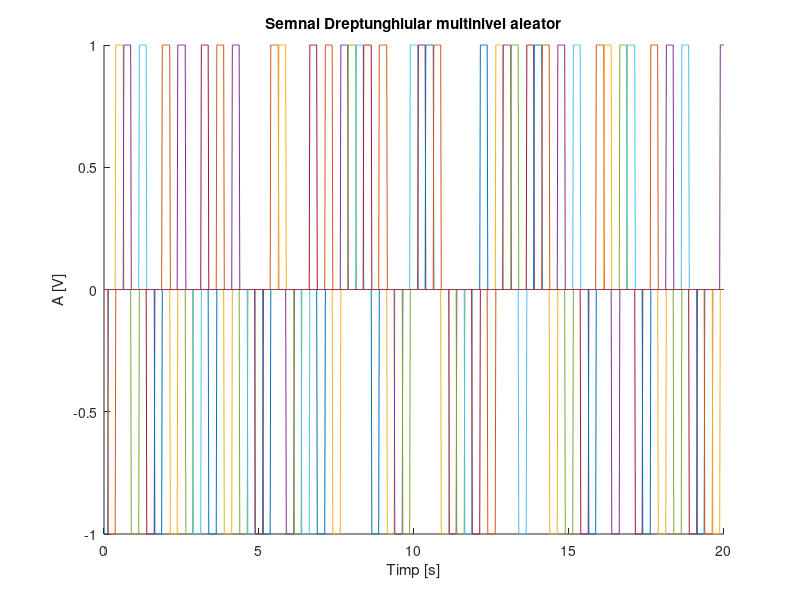
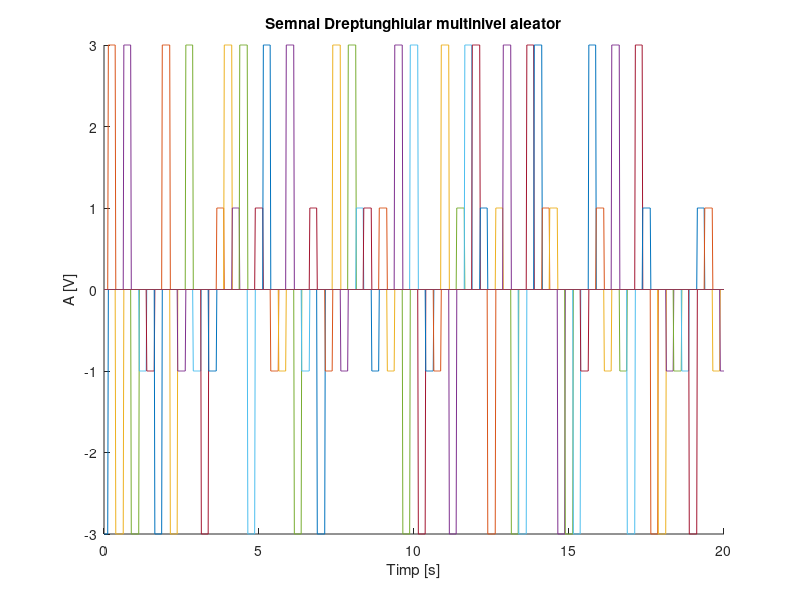
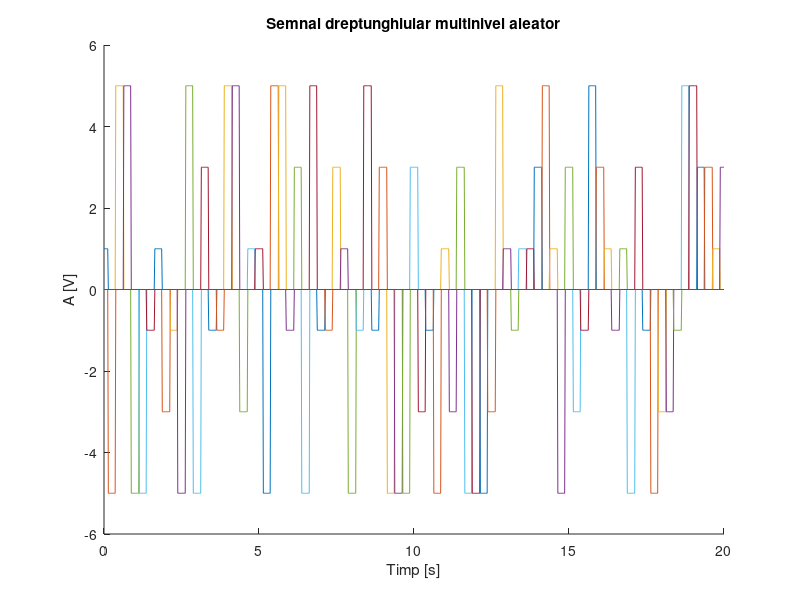
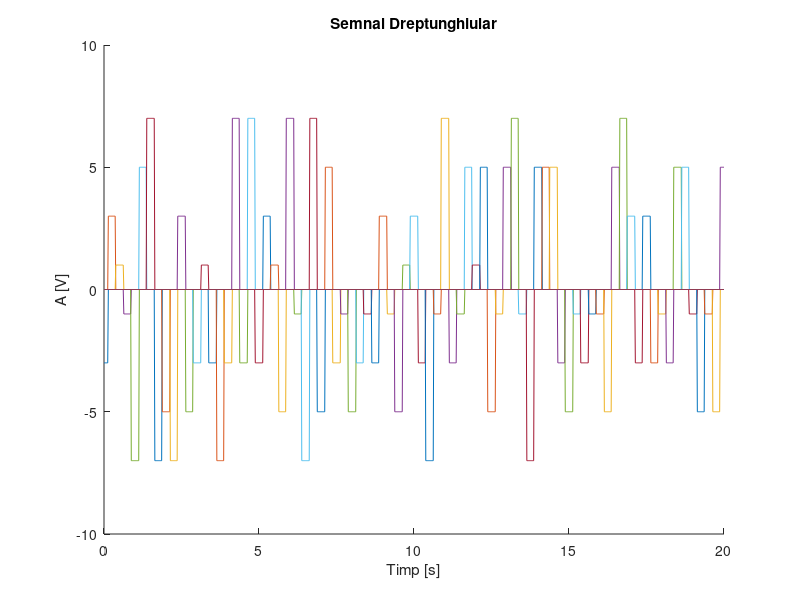

These charts were generated, in order, by the following MATLAB code:
%semnal multinivel aleator, durate de 0.25 s
t=0:0.02:20;    %0.02=20ms=rezolutia temporara
%a)
niv=[ -1 1 ];
figure(1)
hold on
title('Semnal Dreptunghiular multinivel aleator')
xlabel('Timp [s]')
ylabel('A [V]')
for n=0:0.25:40
    x=datasample(niv, 1)
    plot(t, x*rectpuls(t-n, 0.25))
end

%b)
niv=[ -3 -1 1 3 ];
figure(2)
hold on
title('Semnal Dreptunghiular multinivel aleator')
xlabel('Timp [s]')
ylabel('A [V]')
for n=0:0.25:40
    x=datasample(niv, 1)
    plot(t, x*rectpuls(t-n, 0.25))
end

%c)
niv=[ -5 -3 -1 1 3 5 ];
figure(3)
hold on
title('Semnal dreptunghiular multinivel aleator')
xlabel('Timp [s]')
ylabel('A [V]')
for n=0:0.25:40
    x=datasample(niv, 1)
    plot(t, x*rectpuls(t-n, 0.25))
end

%d)
niv=[ -7 -5 -3 -1 1 3 5 7 ];
figure(4)
hold on
title('Semnal Dreptunghiular')
xlabel('Timp [s]')
ylabel('A [V]')
for n=0:0.25:40
    x=datasample(niv, 1)
    plot(t, x*rectpuls(t-n, 0.25))
end